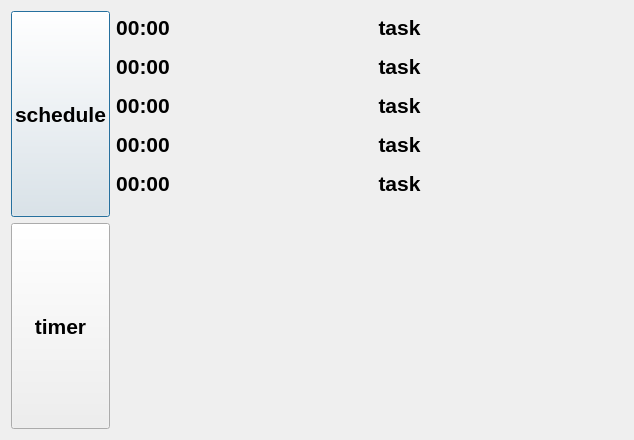
<?xml version="1.0" encoding="UTF-8"?>
<ui version="4.0">
 <class>Dialog</class>
 <widget class="QDialog" name="Dialog">
  <property name="geometry">
   <rect>
    <x>0</x>
    <y>0</y>
    <width>634</width>
    <height>440</height>
   </rect>
  </property>
  <property name="windowTitle">
   <string>Dialog</string>
  </property>
  <layout class="QFormLayout" name="formLayout_2">
   <item row="0" column="0">
    <layout class="QVBoxLayout" name="verticalLayout">
     <item>
      <widget class="QPushButton" name="pushButton">
       <property name="sizePolicy">
        <sizepolicy hsizetype="Expanding" vsizetype="Expanding">
         <horstretch>0</horstretch>
         <verstretch>0</verstretch>
        </sizepolicy>
       </property>
       <property name="font">
        <font>
         <pointsize>16</pointsize>
         <bold>true</bold>
        </font>
       </property>
       <property name="text">
        <string>schedule</string>
       </property>
       <property name="checkable">
        <bool>false</bool>
       </property>
       <property name="autoDefault">
        <bool>true</bool>
       </property>
       <property name="flat">
        <bool>false</bool>
       </property>
      </widget>
     </item>
     <item>
      <widget class="QPushButton" name="pushButton_2">
       <property name="enabled">
        <bool>true</bool>
       </property>
       <property name="sizePolicy">
        <sizepolicy hsizetype="Minimum" vsizetype="Expanding">
         <horstretch>0</horstretch>
         <verstretch>0</verstretch>
        </sizepolicy>
       </property>
       <property name="font">
        <font>
         <pointsize>16</pointsize>
         <bold>true</bold>
        </font>
       </property>
       <property name="text">
        <string>timer</string>
       </property>
       <property name="flat">
        <bool>false</bool>
       </property>
      </widget>
     </item>
    </layout>
   </item>
   <item row="0" column="1">
    <layout class="QFormLayout" name="formLayout">
     <item row="0" column="0">
      <widget class="QLabel" name="label">
       <property name="font">
        <font>
         <pointsize>16</pointsize>
         <bold>true</bold>
        </font>
       </property>
       <property name="text">
        <string>00:00</string>
       </property>
       <property name="alignment">
        <set>Qt::AlignmentFlag::AlignCenter</set>
       </property>
      </widget>
     </item>
     <item row="0" column="1">
      <widget class="QPushButton" name="pushButton_9">
       <property name="font">
        <font>
         <pointsize>16</pointsize>
         <bold>true</bold>
        </font>
       </property>
       <property name="text">
        <string>task</string>
       </property>
       <property name="flat">
        <bool>true</bool>
       </property>
      </widget>
     </item>
     <item row="1" column="0">
      <widget class="QLabel" name="label_2">
       <property name="font">
        <font>
         <pointsize>16</pointsize>
         <bold>true</bold>
        </font>
       </property>
       <property name="text">
        <string>00:00</string>
       </property>
       <property name="alignment">
        <set>Qt::AlignmentFlag::AlignCenter</set>
       </property>
      </widget>
     </item>
     <item row="1" column="1">
      <widget class="QPushButton" name="pushButton_10">
       <property name="font">
        <font>
         <pointsize>16</pointsize>
         <bold>true</bold>
        </font>
       </property>
       <property name="text">
        <string>task</string>
       </property>
       <property name="flat">
        <bool>true</bool>
       </property>
      </widget>
     </item>
     <item row="2" column="0">
      <widget class="QLabel" name="label_3">
       <property name="font">
        <font>
         <pointsize>16</pointsize>
         <bold>true</bold>
        </font>
       </property>
       <property name="text">
        <string>00:00</string>
       </property>
       <property name="alignment">
        <set>Qt::AlignmentFlag::AlignCenter</set>
       </property>
      </widget>
     </item>
     <item row="2" column="1">
      <widget class="QPushButton" name="pushButton_11">
       <property name="font">
        <font>
         <pointsize>16</pointsize>
         <bold>true</bold>
        </font>
       </property>
       <property name="text">
        <string>task</string>
       </property>
       <property name="flat">
        <bool>true</bool>
       </property>
      </widget>
     </item>
     <item row="3" column="0">
      <widget class="QLabel" name="label_4">
       <property name="font">
        <font>
         <pointsize>16</pointsize>
         <bold>true</bold>
        </font>
       </property>
       <property name="text">
        <string>00:00</string>
       </property>
       <property name="alignment">
        <set>Qt::AlignmentFlag::AlignCenter</set>
       </property>
      </widget>
     </item>
     <item row="3" column="1">
      <widget class="QPushButton" name="pushButton_12">
       <property name="font">
        <font>
         <pointsize>16</pointsize>
         <bold>true</bold>
        </font>
       </property>
       <property name="text">
        <string>task</string>
       </property>
       <property name="flat">
        <bool>true</bool>
       </property>
      </widget>
     </item>
     <item row="4" column="0">
      <widget class="QLabel" name="label_5">
       <property name="font">
        <font>
         <pointsize>16</pointsize>
         <bold>true</bold>
        </font>
       </property>
       <property name="text">
        <string>00:00</string>
       </property>
       <property name="alignment">
        <set>Qt::AlignmentFlag::AlignCenter</set>
       </property>
      </widget>
     </item>
     <item row="4" column="1">
      <widget class="QPushButton" name="pushButton_13">
       <property name="font">
        <font>
         <pointsize>16</pointsize>
         <bold>true</bold>
        </font>
       </property>
       <property name="text">
        <string>task</string>
       </property>
       <property name="flat">
        <bool>true</bool>
       </property>
      </widget>
     </item>
    </layout>
   </item>
  </layout>
 </widget>
 <resources/>
 <connections/>
</ui>
